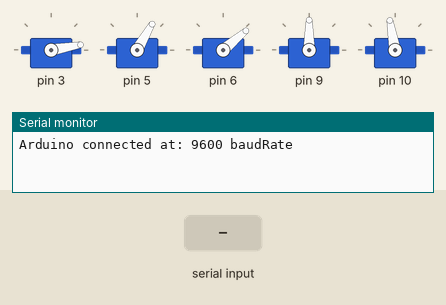
Bench run of a sketch on a simulated Arduino Uno, built with avr-gcc and run on an emulated ATmega328P. Parts: 5 × servo, the last lines printed to the serial monitor. The test bench sets the inputs (shaded band).

Above: at 1.2 s.
1.3 s: "P" received over Serial
At 2.83 s:
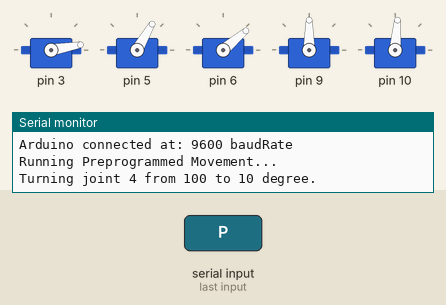
At 5.23 s:
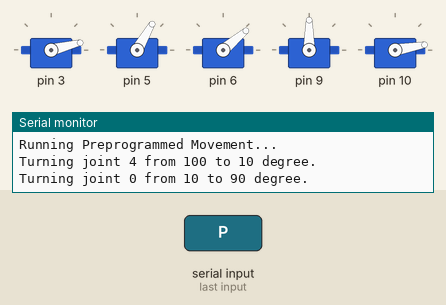
Timing chart, 0 to 21.5 s (numbered marks = the images above; inputs shaded):
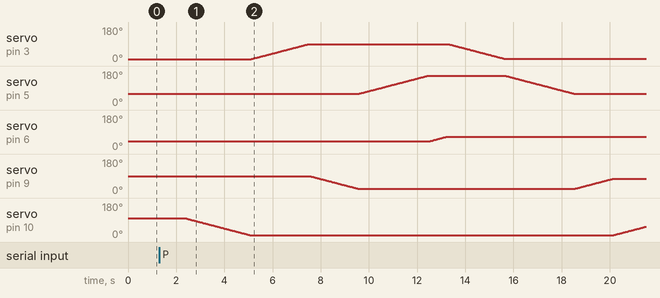

Measured:
- after the input at 1.3 s, servo on pin 3: rises from 10° to 90° in 2.4 s, then falls to 12° in 8.1 s; servo on pin 5: rises from 60° to 155° in 2.8 s, then falls to 60° in 6.1 s; servo on pin 6: moves from 40° to 66° over 0.75 s, starting after 11.2 s

The sketch:

curiosity.ino
```cpp
#include <Servo.h>   //in-built Servo library
#include <string.h>  //in-built String library

int delay_time = 30;  // default delay time for motor speed
int step = 1;         // delay step value for motor speed

Servo servos[5];  // array of servo joints
int pos[5]={10,60,40,90,100};       // array for holding joint servo's positions


int resetPin = 12;  // resetPin connected at pin 12 of arduino

int baudRate = 9600;  // default baudrate for HC-05

void setup() {
  Serial.begin(baudRate);  //tells the Arduino to establish a Serial connection at 9600 bps

  while (Serial == 0)  //run while loop as long as value of Serial is 0....value of Serial is 0 as long as Serial connection is not established..
  {
    ;
  }

  Serial.println("Arduino connected at: " + String(baudRate) + " baudRate");

  while (Serial.available() > 0) //checks if there is data available in the input Stream
  {
    Serial.read();  // clear the Serial input stream
  }

  Serial.flush();  // clear the Serial output stream

  servos[0].attach(3);//connects the servo[0] to arduino pin 3
  servos[1].attach(5);//connects the servo[0] to arduino pin 5
  servos[2].attach(6);//...
  servos[3].attach(9);//...
  servos[4].attach(10);//...

  for (int i = 0; i < 5; i++)
  {
    servos[i].write(pos[i]);  // setitng servos to their initial position...needed for speed calculation
  }

  digitalWrite(resetPin, HIGH);  // RESET pin configuration
  pinMode(resetPin, OUTPUT);
}

void loop() {
  driver();    // driver function called
  delay(100);  // delay of 100ms is provided after every command is performed.
}

void driver() {
  String input_command = "", input_String = "";
  int input_value = 0;

  if (Serial.available()!=0)  // checking if there is something in the Serial input stream
  {
    input_command = Serial.readString();                 // reads the whole command from the input
    input_value = (input_command.substring(1)).toInt();  // get the substring starting from index 1 to end and convert it to int

    switch (input_command[0])  // the first letter of the input command is used for checking the cases.
    {
      case 'A':
        moveServo(input_value, 0);
        break;

      case 'B':
        moveServo(input_value, 1);
        break;

      case 'C':
        moveServo(input_value, 2);
        break;

      case 'D':
        moveServo(input_value, 3);
        break;

      case 'E':
        moveServo(input_value, 4);
        break;

      case 'T':
        delay_time = input_value;
        Serial.println("Set delay to: " + String(delay_time));
        break;

      case 'S':
        step = input_value;
        Serial.println("Set step value to: " + String(step));
        break;

      case 'R':
        Serial.println("Resetting Arduino...");
        delay(1000);
        digitalWrite(resetPin, LOW);
        break;

      case 'P':
        Serial.println("Running Preprogrammed Movement...");
        while (Serial.available()==0) {
          moveServo(10, 4);  // ROTATING

          moveServo(90, 0);  // OPENING CLAWS

          moveServo(23, 3);  // GOING DOWN
          moveServo(155, 1);
          moveServo(66 , 2);

          moveServo(12, 0);  // GRIPPING

          moveServo(60, 1);  // GOING UP
          moveServo(75, 3);

          moveServo(169, 4);  // ROTATE

          moveServo(23, 3);  // GOING DOWN
          moveServo(155, 1);

          moveServo(90, 0);  // RELEASING

          moveServo(60, 1);  // GOING UP
          moveServo(75, 3);

          moveServo(10, 0);  // CLOSING CLAWS
        }
        break;

      case 'M':
        Serial.println("Entering Manual Mode...");
        break;

      default:
        Serial.println("Wrong Command!");
    }
  }
}

void moveServo(int angle, int tag) {
  if (angle < 10 || angle > 169)
  {
    Serial.println("Angle out of range!");
  }
  else
  {
    Serial.println("Turning joint " + String(tag) + " from " + String(pos[tag]) + " to " + String(angle) + " degree.");

    if (pos[tag] > angle)
    {
      for (int i = pos[tag]; i >= angle; i -= step)
      {
        pos[tag] = i;
        servos[tag].write(i);
        delay(delay_time);
      }
    }

    else if (pos[tag] < angle)
    {
      for (int i = pos[tag]; i <= angle; i += step)
      {
        pos[tag] = i;
        servos[tag].write(i);
        delay(delay_time);
      }
    }

    else
    {
      ;//single semicolon means NULL statement..or empty statement
    }
  }
}
```
